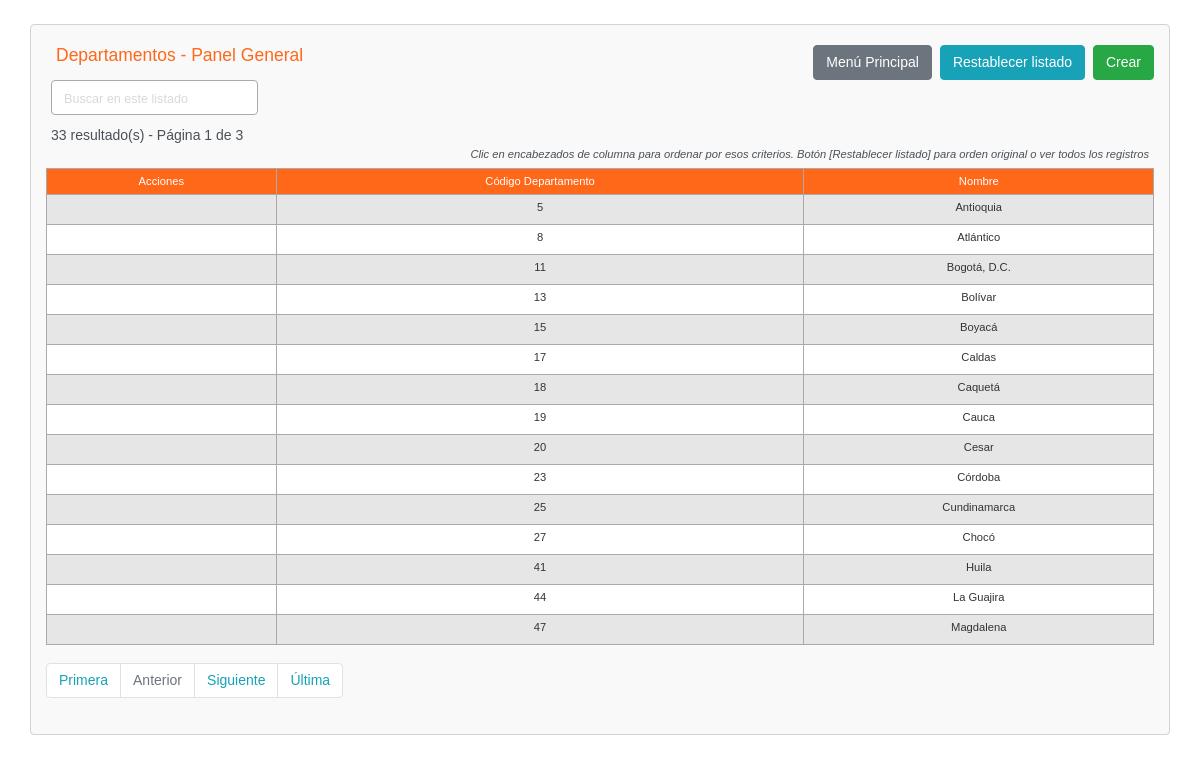
Page /app/departamentos/departamentos-index.php on the committed database.
### tables this page shows
CREATE TABLE `departamentos` (
  `idDepartamento` int(3) NOT NULL,
  `departamento` varchar(255) DEFAULT NULL,
  `codigoDepartamento` int(3) DEFAULT NULL,
  `estado` tinyint(4) DEFAULT 1,
  `auditoria` datetime DEFAULT current_timestamp() ON UPDATE current_timestamp()
);

### app/core/config.php (called while the page is built, shortened)
<?php
$no_of_records_per_page = 15;
?>

### app/departamentos/departamentos-index.php (the view, shortened to what this page needs)
<!DOCTYPE html>
<html lang="es">
<head>
    <link rel="stylesheet" href="../css/bootstrap-4.5.3.min.css" rel="stylesheet">
    <link rel="stylesheet" href="../css/estilos.css" />
</head>
<body>
    <section class="pt-4">
        <div class="container-fluid index">
            <div class="row">
                <div class="col-md-12">
                    <div class="page-header clearfix">
                        <h2 class="float-left">Departamentos - Panel General</h2>
                        <a href="departamentos-create.php" class="btn btn-success float-right">Crear</a>
                        <a href="departamentos-index.php" class="btn btn-info float-right mr-2">Restablecer listado</a>
                        <a href="../core/menu.php" class="btn btn-secondary float-right mr-2">Menú Principal</a>
                    </div>
                    <div class="form-row">
                        <form action="departamentos-index.php" method="get">
                        <div class="col">
                          <input type="text" class="form-control" placeholder="Buscar en este listado" name="search">
                        </div>
                        </form>
                    </div>
                    <?php
                    require_once "../core/config.php";
                    $domain     = $_SERVER['HTTP_HOST'];
                    $script   = $_SERVER['SCRIPT_NAME'];
                    $parameters   = $_SERVER['QUERY_STRING'];
                    $protocol=strpos(strtolower($_SERVER['SERVER_PROTOCOL']),'https')
                                === FALSE ? 'http' : 'https';
                    $currenturl = $protocol . '://' . $domain. $script . '?' . $parameters;
                    if (isset($_GET['pageno'])) {
                        $pageno = $_GET['pageno'];
                    } else {
                        $pageno = 1;
                    }
                    $offset = ($pageno-1) * $no_of_records_per_page;
                    $total_pages_sql = "SELECT COUNT(*) FROM departamentos";
                    $resultMSQLI = mysqli_query($linkMYSQLI,$total_pages_sql);
                    $total_rows = mysqli_fetch_array($resultMSQLI)[0];
                    $total_pages = ceil($total_rows / $no_of_records_per_page);
                    $order = 'idDepartamento';
                    $sortBy = array('asc', 'desc'); $sort = 'asc';
                    $sql = "SELECT * FROM departamentos ORDER BY $order $sort LIMIT $offset, $no_of_records_per_page";
                    $count_pages = "SELECT * FROM departamentos";
                    if(!empty($_GET['search'])) {
                        $search = ($_GET['search']);
                        $sql = "SELECT * FROM departamentos
                            WHERE CONCAT (codigoDepartamento,departamento,estado,auditoria)
                            LIKE '%$search%'
                            ORDER BY $order $sort
                            LIMIT $offset, $no_of_records_per_page";
                        $count_pages = "SELECT * FROM departamentos
                            WHERE CONCAT (codigoDepartamento,departamento,estado,auditoria)
                            LIKE '%$search%'
                            ORDER BY $order $sort";
                    }
                    else {
                        $search = "";
                    }
                    if($resultMSQLI = mysqli_query($linkMYSQLI, $sql)){
                        if(mysqli_num_rows($resultMSQLI) > 0){
                            if ($result_count = mysqli_query($linkMYSQLI, $count_pages)) {
                               $total_pages = ceil(mysqli_num_rows($result_count) / $no_of_records_per_page);
                           }
                            $number_of_results = mysqli_num_rows($result_count);
                            echo "<div class='cantidad-paginas'>" . $number_of_results . " resultado(s) - Página " . $pageno . " de " . $total_pages . "</div>";
                            echo "<p class='tip-columnas-index'>Clic en encabezados de columna para ordenar por esos criterios. Botón [Restablecer listado] para orden original o ver todos los registros</p>";
                            echo "<div class='seccion-tabla-scroll-horizontal'>";
                            echo "<table class='estilo-tabla-index table table-bordered table-striped'>";
                                echo "<thead>";
                                    echo "<tr>";
                                        echo "<th class='estilo-acciones'>Acciones</th>";
                                        echo "<th><a href=?search=$search&sort=&order=codigoDepartamento&sort=$sort>Código Departamento</th>";
										echo "<th><a href=?search=$search&sort=&order=departamento&sort=$sort>Nombre</th>";
                                    echo "</tr>";
                                echo "</thead>";
                                echo "<tbody>";
                                while($row = mysqli_fetch_array($resultMSQLI)){
                                    echo "<tr>";
                                        echo "<td class='centrar-columna'>";
                                            echo "<a href='departamentos-read.php?idDepartamento=". $row['idDepartamento'] ."'><i class='far fa-eye'></i></a>";
                                            echo "<a href='departamentos-update.php?idDepartamento=". $row['idDepartamento'] ."'><i class='far fa-edit'></i></a>";
                                            echo "<a href='departamentos-delete.php?idDepartamento=". $row['idDepartamento'] ."'><i class='far fa-trash-alt'></i></a>";
                                        echo "</td>";
                                    echo "<td class='centrar-columna'>" . $row['codigoDepartamento'] . "</td>";
                                    echo "<td class='centrar-columna'>" . $row['departamento'] . "</td>";
                                    echo "</tr>";
                                }
                                echo "</tbody>";
                            echo "</table>";
                            echo "</div>";
?>
                                <ul class="pagination" align-right>
                                <?php
                                    $new_url = preg_replace('/&?pageno=[^&]*/', '', $currenturl);
                                 ?>
                                    <li class="page-item"><a class="page-link" href="<?php echo $new_url .'&pageno=1' ?>">Primera</a></li>
                                    <li class="page-item <?php if($pageno <= 1){ echo 'disabled'; } ?>">
                                        <a class="page-link" href="<?php if($pageno <= 1){ echo '#'; } else { echo $new_url ."&pageno=".($pageno - 1); } ?>">Anterior</a>
                                    </li>
                                    <li class="page-item <?php if($pageno >= $total_pages){ echo 'disabled'; } ?>">
                                        <a class="page-link" href="<?php if($pageno >= $total_pages){ echo '#'; } else { echo $new_url . "&pageno=".($pageno + 1); } ?>">Siguiente</a>
                                    </li>
                                    <li class="page-item <?php if($pageno >= $total_pages){ echo 'disabled'; } ?>">
                                        <a class="page-item"><a class="page-link" href="<?php echo $new_url .'&pageno=' . $total_pages; ?>">Última</a>
                                    </li>
                                </ul>
<?php
                        } else{
                            echo "<p class='lead sin-registros'><em>No se encontraron coincidencias.</em></p>";
                        }
                    } else{
                        echo "ERROR: No fue posible ejecutar $sql. " . mysqli_error($linkMYSQLI);
                    }
                    ?>
                </div>
            </div>
        </div>
    </section>
</body>
</html>

### app/css/estilos.css (style rules this page uses)
body { background-color: white; margin: 0; font-family: "Muli", sans-serif; font-size: 14px; color: #495057; }
table.estilo-tabla-index { border: 1px solid #aaaaaa; background-color: #f2f2f2; width: 100%; text-align: left; border-collapse: collapse; margin-bottom: 3px; }
table.estilo-tabla-index td, table.estilo-tabla-index th { border: 1px solid #aaaaaa; padding: 4px 3px; }
table.estilo-tabla-index tbody td { font-size: 0.8em; color: #333333; }
table.estilo-tabla-index tr:nth-child(even) { background: #ffffff; }
table.estilo-tabla-index thead { background: #ff6719; border-bottom: 0px solid #444444; }
table.estilo-tabla-index thead th { font-size: 0.8em; font-weight: normal; color: #ffffff; text-align: center; border-left: 0px solid #aaaaaa; }
table.estilo-tabla-index thead th:first-child { border-left: none; }
table.estilo-tabla-index thead a { padding: 2px 2px; color: #ffffff; text-decoration: none; }
.page-header h2 { margin-top: 0; }
.estilo-acciones { color: #000000; text-decoration: none; }
input[name="search"]::placeholder { opacity: 1; color: #d9d9d9; font-size: 0.9em; }
input.form-control, input.solo-lectura { background-color: #FFFFEE; border-color: #AAAAAA; }
input[name="search"] { background-color: #FFFFFF; }
.btn { font-size: 1em; }
.page-item, .page-link { font-size: 1em; color: #17a2b8; }
h2.float-left { font-size: 1.5em; padding-left: 10px; }
form div.col { padding-left: 10px; padding-right: 0px; }
.centrar-columna { text-align: center; }
ul.pagination { margin-top: 15px; }
div.page-header h1, div.page-header h2 { font-size: 1.25em; }
input.btn.btn-primary, input.btn.btn-danger, a.btn.btn-primary, a.btn.btn-secondary { margin-top: 20px; }
a.btn.btn-secondary.float-right.mr-2 { margin-top: 0px; }
div.container-fluid { background-color: #F9F9F9; width: 40%; padding: 20px; margin-bottom: 48px; border: 1px; border-radius: 0.25rem; border: 1px solid #ced4da; }
div.container-fluid.index { width: 95%; padding-right: 15px; padding-left: 15px; margin-right: auto; margin-left: auto; }
div.page-header h2, div.page-header h1 { background-color: #ff6719; color: white; padding: 10px; }
div.page-header.clearfix h2, div.page-header.clearfix h1 { background-color: #F9F9F9; color: #ff6719; padding-top: 0px; padding-bottom: 0px; }
.tip-columnas-index { text-align: right; margin-right: 5px; margin-top: 0px; margin-bottom: 0px; margin-left: 0px; font-style: italic; font-size: 0.8em; }
.seccion-tabla-scroll-horizontal { overflow: auto; white-space: nowrap; margin-top: 5px; }
.cantidad-paginas { margin-top: 10px; margin-left: 5px; }
.form-control { font-size: 1em !important; }
body { -webkit-animation: fake 1s infinite; animation: fake 1s infinite; }

### rows in the picture
departamentos: codigoDepartamento "5", departamento "Antioquia"
departamentos: codigoDepartamento "8", departamento "Atlántico"
departamentos: codigoDepartamento "11", departamento "Bogotá, D.C."
departamentos: codigoDepartamento "13", departamento "Bolívar"
departamentos: codigoDepartamento "15", departamento "Boyacá"
departamentos: codigoDepartamento "17", departamento "Caldas"
departamentos: codigoDepartamento "18", departamento "Caquetá"
departamentos: codigoDepartamento "19", departamento "Cauca"
departamentos: codigoDepartamento "20", departamento "Cesar"
departamentos: codigoDepartamento "23", departamento "Córdoba"
departamentos: codigoDepartamento "25", departamento "Cundinamarca"
departamentos: codigoDepartamento "27", departamento "Chocó"
departamentos: codigoDepartamento "41", departamento "Huila"
departamentos: codigoDepartamento "44", departamento "La Guajira"
departamentos: codigoDepartamento "47", departamento "Magdalena"

### other values in the picture
$number_of_results "33"
$pageno "1"
$total_pages "3"
